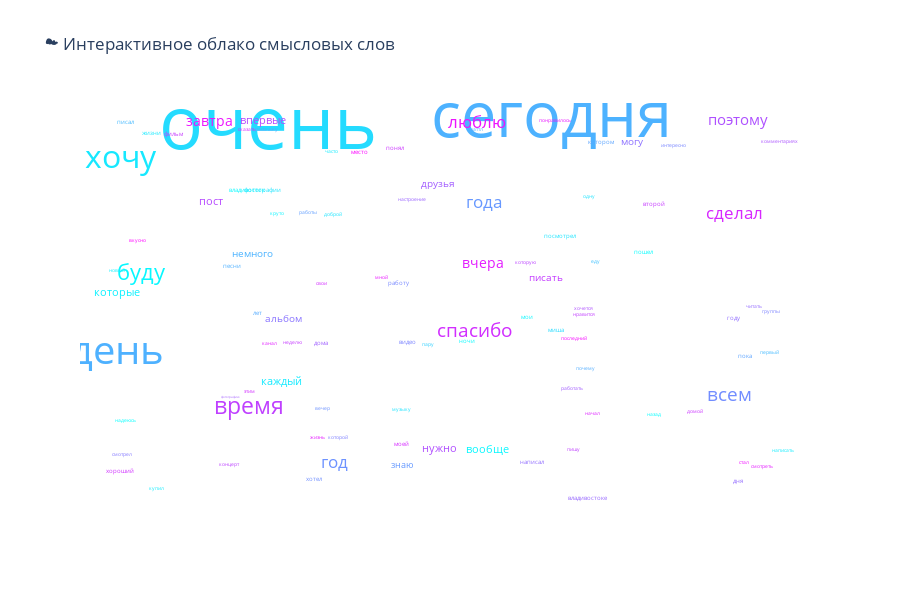

Notebook cell for this chart:
### Code cell
df = pd.read_csv('../data/analysis_results.csv')

texts = ' '.join(df['text'].dropna().astype(str))

words = re.findall(r'\b[а-яё]+\b', texts.lower())

# флюгегенхаймен
russian_stopwords = set(stopwords.words('russian'))

custom_stopwords = {
    'это', 'также', 'однако', 'свой', 'мочь', 'который',
    'наш', 'ваш', 'весь', 'много', 'сделать', 'ещё', 'где', 
    'один', 'другой', 'теперь', 'всё', 'будет', 'быть', 'делать', 'двфу', 'просто'
}

all_stopwords = russian_stopwords.union(custom_stopwords)


filtered_words = [
    w for w in words 
    if w not in all_stopwords and len(w) > 2  # убираем короткие слова
]



counts = Counter(filtered_words)
common_words = counts.most_common(100)  # реальные частоты
freq_dict = dict(common_words)

# Генерация облака (только для координат и цветов)
wc = WordCloud(
    width=800,
    height=400,
    max_words=100,
    background_color='white',
    colormap='cool',
    collocations=False
)
wc.generate_from_frequencies(freq_dict)

# Извлекаем позиции и цвета, но подставляем реальные частоты
word_positions = []
for (word, _), font_size, position, orientation, color in wc.layout_:
    x, y = position
    freq = freq_dict[word]  # берем настоящую частоту из Counter
    word_positions.append((word, freq, x, y, font_size, color))

wc_plot = pd.DataFrame(word_positions, columns=['word', 'freq', 'x', 'y', 'font_size', 'color'])


fig = go.Figure()

fig.add_trace(go.Scatter(
    x=wc_plot['x'],
    y=-wc_plot['y'],
    text=wc_plot['word'],
    mode="text",
    textfont={
        "size": wc_plot['font_size'] / 3,
        "color": wc_plot['color']
    },
    hovertext=[f"{w} — {f} раз" for w, f in zip(wc_plot['word'], wc_plot['freq'])],
    hoverinfo="text"
))

fig.update_layout(
    title="☁️ Интерактивное облако смысловых слов",
    xaxis=dict(showgrid=False, showticklabels=False, zeroline=False),
    yaxis=dict(showgrid=False, showticklabels=False, zeroline=False),
    template="plotly_white",
    height=600
)

fig.show()

### Figure 1 — Plotly figure (JSON) as saved in the notebook; plotly's stock layout.template omitted (floating-point values rounded to 4 significant figures)
{"data": [{"hoverinfo": "text", "hovertext": ["очень — 150 раз", "сегодня — 126 раз", "день — 102 раз", "хочу — 61 раз", "время — 59 раз", "буду — 56 раз", "спасибо — 54 раз", "всем — 50 раз", "год — 43 раз", "года — 42 раз", "сделал — 42 раз", "люблю — 42 раз", "поэтому — 41 раз", "вчера — 38 раз", "завтра — 36 раз", "которые — 34 раз", "нужно — 34 раз", "пост — 33 раз", "вообще — 33 раз", "каждый — 32 раз", "впервые — 31 раз", "немного — 29 раз", "друзья — 29 раз", "альбом — 28 раз", "писать — 27 раз", "могу — 27 раз", "знаю — 26 раз", "владивосток — 26 раз", "моей — 26 раз", "котором — 25 раз", "хотел — 25 раз", "пока — 24 раз", "миша — 23 раз", "владивостоке — 23 раз", "второй — 23 раз", "дома — 23 раз", "работу — 23 раз", "жизни — 23 раз", "пошел — 23 раз", "хороший — 22 раз", "понял — 22 раз", "песни — 22 раз", "году — 22 раз", "написал — 22 раз", "ночи — 22 раз", "дня — 22 раз", "фильм — 21 раз", "видео — 21 раз", "место — 21 раз", "мои — 21 раз", "лет — 21 раз", "посмотрел — 21 раз", "фотографии — 21 раз", "писал — 21 раз", "комментариях — 21 раз", "группы — 21 раз", "настроение — 20 раз", "пишу — 20 раз", "смотреть — 20 раз", "жизнь — 20 раз", "написать — 20 раз", "круто — 19 раз", "интересно — 19 раз", "сказать — 19 раз", "канал — 19 раз", "свои — 18 раз", "пару — 18 раз", "первый — 18 раз", "которую — 18 раз", "шаттл — 18 раз", "новый — 18 раз", "которой — 18 раз", "этим — 17 раз", "работы — 17 раз", "часто — 17 раз", "начал — 17 раз", "купил — 17 раз", "работать — 17 раз", "домой — 17 раз", "музыку — 17 раз", "стал — 17 раз", "читать — 17 раз", "еду — 16 раз", "почему — 16 раз", "назад — 16 раз", "концерт — 16 раз", "смотрел — 16 раз", "неделю — 16 раз", "мной — 16 раз", "хочется — 16 раз", "доброй — 16 раз", "последний — 15 раз", "понравилось — 15 раз", "надеюсь — 15 раз", "расскажу — 15 раз", "одну — 15 раз", "нравится — 15 раз", "вкусно — 14 раз", "вечер — 14 раз", "фотографию — 14 раз"], "mode": "text", "text": ["очень", "сегодня", "день", "хочу", "время", "буду", "спасибо", "всем", "год", "года", "сделал", "люблю", "поэтому", "вчера", "завтра", "которые", "нужно", "пост", "вообще", "каждый", "впервые", "немного", "друзья", "альбом", "писать", "могу", "знаю", "владивосток", "моей", "котором", "хотел", "пока", "миша", "владивостоке", "второй", "дома", "работу", "жизни", "пошел", "хороший", "понял", "песни", "году", "написал", "ночи", "дня", "фильм", "видео", "место", "мои", "лет", "посмотрел", "фотографии", "писал", "комментариях", "группы", "настроение", "пишу", "смотреть", "жизнь", "написать", "круто", "интересно", "сказать", "канал", "свои", "пару", "первый", "которую", "шаттл", "новый", "которой", "этим", "работы", "часто", "начал", "купил", "работать", "домой", "музыку", "стал", "читать", "еду", "почему", "назад", "концерт", "смотрел", "неделю", "мной", "хочется", "доброй", "последний", "понравилось", "надеюсь", "расскажу", "одну", "нравится", "вкусно", "вечер", "фотографию"], "textfont": {"color": ["rgb(36, 219, 255)", "rgb(77, 178, 255)", "rgb(78, 177, 255)", "rgb(23, 232, 255)", "rgb(191, 64, 255)", "rgb(8, 247, 255)", "rgb(209, 46, 255)", "rgb(114, 141, 255)", "rgb(109, 146, 255)", "rgb(103, 152, 255)", "rgb(215, 40, 255)", "rgb(236, 19, 255)", "rgb(174, 81, 255)", "rgb(227, 28, 255)", "rgb(236, 19, 255)", "rgb(14, 241, 255)", "rgb(176, 79, 255)", "rgb(182, 73, 255)", "rgb(8, 247, 255)", "rgb(21, 234, 255)", "rgb(182, 73, 255)", "rgb(76, 179, 255)", "rgb(162, 93, 255)", "rgb(138, 117, 255)", "rgb(195, 60, 255)", "rgb(141, 114, 255)", "rgb(102, 153, 255)", "rgb(6, 249, 255)", "rgb(213, 42, 255)", "rgb(91, 164, 255)", "rgb(112, 143, 255)", "rgb(92, 163, 255)", "rgb(36, 219, 255)", "rgb(151, 104, 255)", "rgb(197, 58, 255)", "rgb(159, 96, 255)", "rgb(119, 136, 255)", "rgb(22, 233, 255)", "rgb(2, 253, 255)", "rgb(207, 48, 255)", "rgb(202, 53, 255)", "rgb(79, 176, 255)", "rgb(145, 110, 255)", "rgb(145, 110, 255)", "rgb(5, 250, 255)", "rgb(147, 108, 255)", "rgb(197, 58, 255)", "rgb(123, 132, 255)", "rgb(251, 4, 255)", "rgb(9, 246, 255)", "rgb(84, 171, 255)", "rgb(27, 228, 255)", "rgb(27, 228, 255)", "rgb(70, 185, 255)", "rgb(171, 84, 255)", "rgb(124, 131, 255)", "rgb(154, 101, 255)", "rgb(191, 64, 255)", "rgb(227, 28, 255)", "rgb(228, 27, 255)", "rgb(19, 236, 255)", "rgb(11, 244, 255)", "rgb(121, 134, 255)", "rgb(214, 41, 255)", "rgb(225, 30, 255)", "rgb(211, 44, 255)", "rgb(48, 207, 255)", "rgb(69, 186, 255)", "rgb(187, 68, 255)", "rgb(81, 174, 255)", "rgb(15, 240, 255)", "rgb(127, 128, 255)", "rgb(209, 46, 255)", "rgb(97, 158, 255)", "rgb(19, 236, 255)", "rgb(221, 34, 255)", "rgb(19, 236, 255)", "rgb(162, 93, 255)", "rgb(202, 53, 255)", "rgb(29, 226, 255)", "rgb(239, 16, 255)", "rgb(147, 108, 255)", "rgb(63, 192, 255)", "rgb(82, 173, 255)", "rgb(3, 252, 255)", "rgb(188, 67, 255)", "rgb(133, 122, 255)", "rgb(196, 59, 255)", "rgb(232, 23, 255)", "rgb(174, 81, 255)", "rgb(27, 228, 255)", "rgb(245, 10, 255)", "rgb(231, 24, 255)", "rgb(0, 255, 255)", "rgb(92, 163, 255)", "rgb(29, 226, 255)", "rgb(193, 62, 255)", "rgb(254, 1, 255)", "rgb(109, 146, 255)", "rgb(162, 93, 255)"], "size": [73.33, 63.0, 40.0, 32.0, 23.0, 22.33, 19.33, 18.67, 17.33, 17.0, 16.67, 16.67, 14.67, 14.0, 13.67, 11.33, 11.33, 11.33, 11.33, 11.0, 10.67, 10.33, 10.33, 10.0, 9.667, 9.667, 9.333, 5.667, 5.667, 5.667, 5.667, 5.667, 5.667, 5.667, 5.667, 5.667, 5.667, 5.667, 5.667, 5.667, 5.667, 5.667, 5.667, 5.667, 5.667, 5.667, 5.667, 5.667, 5.667, 5.667, 5.667, 5.667, 5.667, 5.667, 4.667, 4.667, 4.667, 4.667, 4.667, 4.667, 4.667, 4.667, 4.667, 4.667, 4.667, 4.667, 4.667, 4.667, 4.667, 4.667, 4.667, 4.667, 4.667, 4.667, 4.667, 4.667, 4.667, 4.667, 4.667, 4.667, 4.667, 4.667, 4.667, 4.667, 4.667, 4.667, 4.667, 4.667, 4.667, 4.667, 4.667, 4.667, 4.667, 4.667, 4.667, 4.667, 4.667, 4.667, 4.667, 3.333]}, "type": "scatter", "x": [89, 254, 1, 3, 78, 15, 209, 358, 128, 215, 361, 211, 363, 214, 55, 1, 189, 56, 217, 97, 86, 80, 188, 98, 251, 301, 167, 77, 167, 283, 116, 367, 257, 275, 314, 120, 165, 21, 308, 3, 163, 68, 360, 243, 205, 363, 34, 170, 142, 240, 83, 259, 86, 6, 387, 382, 173, 267, 377, 118, 389, 94, 325, 77, 90, 120, 182, 381, 239, 210, 1, 130, 78, 112, 126, 278, 24, 266, 338, 167, 366, 372, 280, 274, 314, 66, 4, 103, 155, 273, 127, 267, 256, 6, 88, 276, 273, 13, 121, 67], "y": [-21, -1, -479, -81, -592, -317, -435, -568, -705, -172, -193, -6, -1, -295, -4, -354, -676, -168, -678, -538, -2, -275, -131, -408, -324, -46, -709, -144, -667, -46, -739, -486, -431, -778, -172, -458, -335, -27, -272, -722, -58, -300, -407, -703, -454, -743, -29, -456, -66, -405, -397, -238, -144, -5, -44, -393, -164, -677, -712, -652, -678, -191, -52, -20, -460, -335, -462, -477, -292, -20, -310, -653, -557, -189, -65, -603, -758, -552, -599, -595, -703, -382, -290, -511, -604, -707, -688, -458, -323, -388, -194, -449, -1, -618, -20, -157, -399, -247, -592, -568]}], "layout": {"height": 600, "title": {"text": "☁️ Интерактивное облако смысловых слов"}, "xaxis": {"showgrid": false, "showticklabels": false, "zeroline": false}, "yaxis": {"showgrid": false, "showticklabels": false, "zeroline": false}}}
